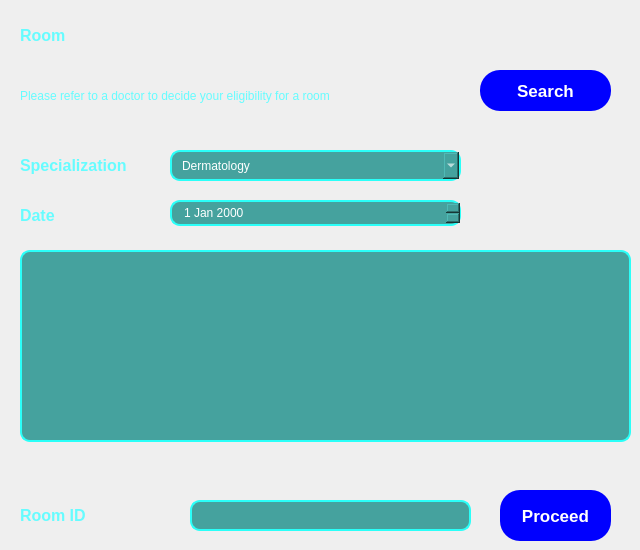
    <widget class="QWidget" name="Room">
     <widget class="QLabel" name="label_34">
      <property name="geometry">
       <rect>
        <x>20</x>
        <y>20</y>
        <width>61</width>
        <height>31</height>
       </rect>
      </property>
      <property name="font">
       <font>
        <pointsize>12</pointsize>
        <bold>true</bold>
       </font>
      </property>
      <property name="styleSheet">
       <string notr="true">color: rgb(102, 252, 255);</string>
      </property>
      <property name="text">
       <string>Room</string>
      </property>
     </widget>
     <widget class="QLabel" name="label_97">
      <property name="geometry">
       <rect>
        <x>20</x>
        <y>80</y>
        <width>401</width>
        <height>31</height>
       </rect>
      </property>
      <property name="font">
       <font>
        <pointsize>9</pointsize>
        <italic>false</italic>
        <bold>false</bold>
       </font>
      </property>
      <property name="styleSheet">
       <string notr="true">color: rgb(102, 252, 255);</string>
      </property>
      <property name="text">
       <string>Please refer to a doctor to decide your eligibility for a room</string>
      </property>
     </widget>
     <widget class="QPushButton" name="pushButton_43">
      <property name="geometry">
       <rect>
        <x>480</x>
        <y>70</y>
        <width>131</width>
        <height>41</height>
       </rect>
      </property>
      <property name="font">
       <font>
        <pointsize>13</pointsize>
        <italic>false</italic>
        <bold>true</bold>
       </font>
      </property>
      <property name="styleSheet">
       <string notr="true">QPushButton
{
color: rgb(255, 255, 255);
background-color: rgb(0, 0, 255);
font: 700 13pt &quot;Segoe UI&quot;;
border-radius: 20px;
}</string>
      </property>
      <property name="text">
       <string>Search</string>
      </property>
     </widget>
     <widget class="QLabel" name="label_98">
      <property name="geometry">
       <rect>
        <x>20</x>
        <y>150</y>
        <width>131</width>
        <height>31</height>
       </rect>
      </property>
      <property name="font">
       <font>
        <pointsize>12</pointsize>
        <italic>false</italic>
        <bold>true</bold>
       </font>
      </property>
      <property name="styleSheet">
       <string notr="true">color: rgb(102, 252, 255);</string>
      </property>
      <property name="text">
       <string>Specialization</string>
      </property>
     </widget>
     <widget class="QLabel" name="label_99">
      <property name="geometry">
       <rect>
        <x>20</x>
        <y>200</y>
        <width>131</width>
        <height>31</height>
       </rect>
      </property>
      <property name="font">
       <font>
        <pointsize>12</pointsize>
        <italic>false</italic>
        <bold>true</bold>
       </font>
      </property>
      <property name="styleSheet">
       <string notr="true">color: rgb(102, 252, 255);</string>
      </property>
      <property name="text">
       <string>Date</string>
      </property>
     </widget>
     <widget class="QDateEdit" name="rDateEdit">
      <property name="geometry">
       <rect>
        <x>170</x>
        <y>200</y>
        <width>291</width>
        <height>26</height>
       </rect>
      </property>
      <property name="styleSheet">
       <string notr="true">

color: rgb(255, 255, 255);
border: 2px solid;
border-color: rgb(42, 255, 248);
background-color: rgb(69, 162, 158);
border-radius: 10px;
padding-left: 10px;
font: 11pt &quot;Segoe UI&quot;;

</string>
      </property>
     </widget>
     <widget class="QLabel" name="label_101">
      <property name="geometry">
       <rect>
        <x>20</x>
        <y>500</y>
        <width>131</width>
        <height>31</height>
       </rect>
      </property>
      <property name="font">
       <font>
        <pointsize>12</pointsize>
        <italic>false</italic>
        <bold>true</bold>
       </font>
      </property>
      <property name="styleSheet">
       <string notr="true">color: rgb(102, 252, 255);</string>
      </property>
      <property name="text">
       <string>Room ID</string>
      </property>
     </widget>
     <widget class="QLineEdit" name="rChoice">
      <property name="geometry">
       <rect>
        <x>190</x>
        <y>500</y>
        <width>281</width>
        <height>31</height>
       </rect>
      </property>
      <property name="sizePolicy">
       <sizepolicy hsizetype="Expanding" vsizetype="Fixed">
        <horstretch>0</horstretch>
        <verstretch>0</verstretch>
       </sizepolicy>
      </property>
      <property name="font">
       <font>
        <pointsize>11</pointsize>
        <italic>false</italic>
        <bold>false</bold>
       </font>
      </property>
      <property name="styleSheet">
       <string notr="true">QLineEdit
{
color: rgb(255, 255, 255);
border: 2px solid;
border-color: rgb(42, 255, 248);
background-color: rgb(69, 162, 158);
border-radius: 10px;
padding-left: 10px;
font: 11pt &quot;Segoe UI&quot;;
}</string>
      </property>
      <property name="text">
       <string/>
      </property>
     </widget>
     <widget class="QPushButton" name="rChoiceProceed">
      <property name="geometry">
       <rect>
        <x>500</x>
        <y>490</y>
        <width>111</width>
        <height>51</height>
       </rect>
      </property>
      <property name="font">
       <font>
        <pointsize>13</pointsize>
        <italic>false</italic>
        <bold>true</bold>
       </font>
      </property>
      <property name="styleSheet">
       <string notr="true">QPushButton
{
color: rgb(255, 255, 255);
background-color: rgb(0, 0, 255);
font: 700 13pt &quot;Segoe UI&quot;;
border-radius: 20px;
}</string>
      </property>
      <property name="text">
       <string>Proceed</string>
      </property>
     </widget>
     <widget class="QListWidget" name="room_list">
      <property name="geometry">
       <rect>
        <x>20</x>
        <y>250</y>
        <width>611</width>
        <height>192</height>
       </rect>
      </property>
      <property name="styleSheet">
       <string notr="true">
color: rgb(255, 255, 255);
border: 2px solid;
border-color: rgb(42, 255, 248);
background-color: rgb(69, 162, 158);
border-radius: 10px;
padding-left: 10px;
font: 11pt &quot;Segoe UI&quot;;
</string>
      </property>
     </widget>
     <widget class="QLabel" name="choiceError">
      <property name="geometry">
       <rect>
        <x>20</x>
        <y>460</y>
        <width>401</width>
        <height>31</height>
       </rect>
      </property>
      <property name="font">
       <font>
        <pointsize>9</pointsize>
        <italic>false</italic>
        <bold>false</bold>
       </font>
      </property>
      <property name="styleSheet">
       <string notr="true">color: rgb(102, 252, 255);</string>
      </property>
      <property name="text">
       <string/>
      </property>
     </widget>
     <widget class="QComboBox" name="rSpecialization">
      <property name="geometry">
       <rect>
        <x>170</x>
        <y>150</y>
        <width>291</width>
        <height>31</height>
       </rect>
      </property>
      <property name="styleSheet">
       <string notr="true">

color: rgb(255, 255, 255);
border: 2px solid;
border-color: rgb(42, 255, 248);
background-color: rgb(69, 162, 158);
border-radius: 10px;
padding-left: 10px;
font: 11pt &quot;Segoe UI&quot;;
</string>
      </property>
      <item>
       <property name="text">
        <string>Dermatology</string>
       </property>
      </item>
      <item>
       <property name="text">
        <string>Surgery</string>
       </property>
      </item>
      <item>
       <property name="text">
        <string>Neurology</string>
       </property>
      </item>
      <item>
       <property name="text">
        <string>Cardiology</string>
       </property>
      </item>
      <item>
       <property name="text">
        <string>Therapy</string>
       </property>
      </item>
      <item>
       <property name="text">
        <string>Dentistry</string>
       </property>
      </item>
      <item>
       <property name="text">
        <string>Ophthalmology</string>
       </property>
      </item>
      <item>
       <property name="text">
        <string>pulmonology</string>
       </property>
      </item>
      <item>
       <property name="text">
        <string>Otolaryngology</string>
       </property>
      </item>
     </widget>
    </widget>
